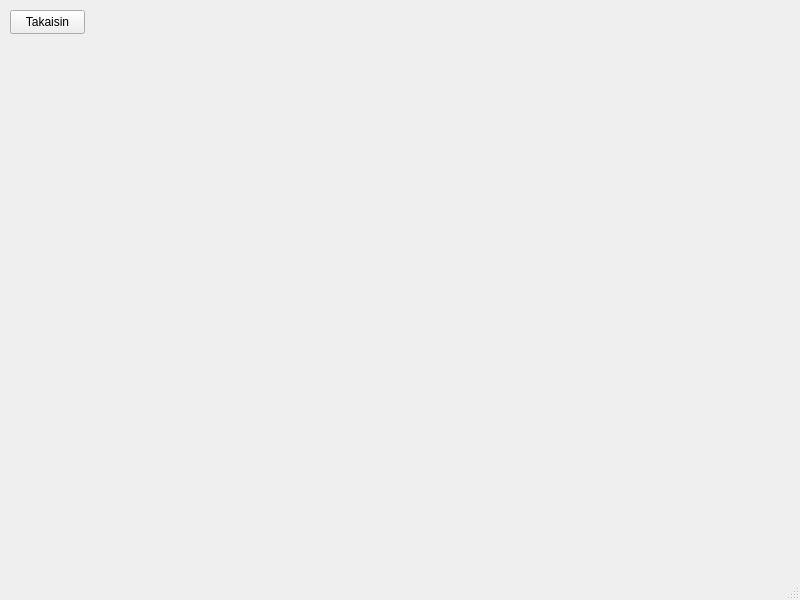
<?xml version="1.0" encoding="UTF-8"?>
<ui version="4.0">
 <class>Saldo</class>
 <widget class="QMainWindow" name="Saldo">
  <property name="geometry">
   <rect>
    <x>0</x>
    <y>0</y>
    <width>800</width>
    <height>600</height>
   </rect>
  </property>
  <property name="windowTitle">
   <string>MainWindow</string>
  </property>
  <widget class="QWidget" name="centralwidget">
   <widget class="QPushButton" name="takaisin2">
    <property name="geometry">
     <rect>
      <x>10</x>
      <y>10</y>
      <width>75</width>
      <height>24</height>
     </rect>
    </property>
    <property name="text">
     <string>Takaisin</string>
    </property>
   </widget>
  </widget>
  <widget class="QMenuBar" name="menubar">
   <property name="geometry">
    <rect>
     <x>0</x>
     <y>0</y>
     <width>800</width>
     <height>22</height>
    </rect>
   </property>
  </widget>
  <widget class="QStatusBar" name="statusbar"/>
 </widget>
 <resources/>
 <connections/>
</ui>
